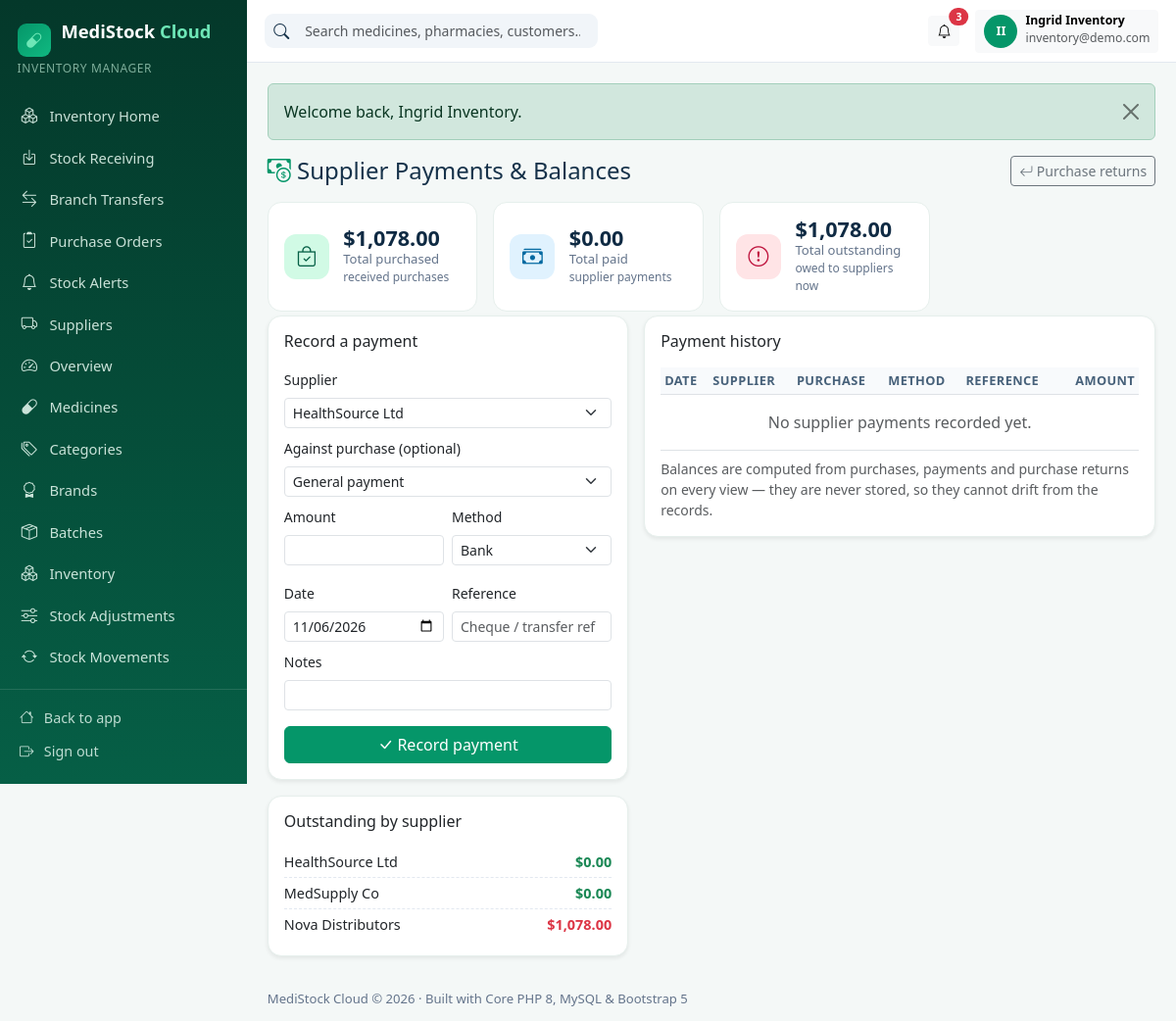
Page /admin/supplier-payments.php (signed in) on the earlier database version.
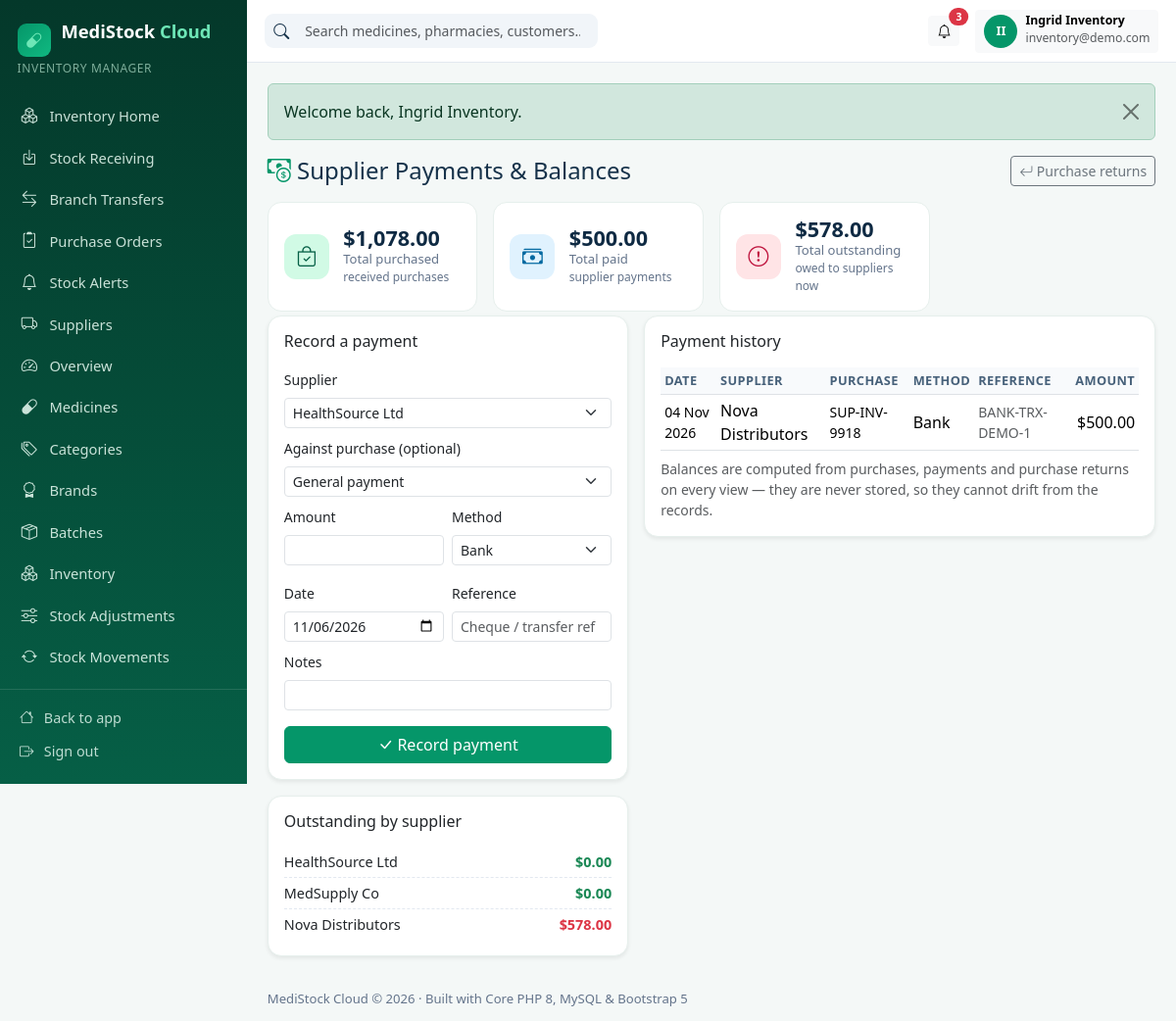
Same page on the later database version.
### tables this page shows
CREATE TABLE IF NOT EXISTS users (
    id                        INT UNSIGNED AUTO_INCREMENT PRIMARY KEY,
    tenant_id                 INT UNSIGNED NULL,           
    role_id                   INT UNSIGNED NOT NULL,
    name                      VARCHAR(120) NOT NULL,
    email                     VARCHAR(190) NOT NULL UNIQUE,
    password_hash             VARCHAR(255) NOT NULL,
    phone                     VARCHAR(40)  NULL,
    status                    ENUM('active','inactive','invited') NOT NULL DEFAULT 'active',
    email_verified_at         DATETIME NULL,
    email_verification_token  VARCHAR(100) NULL,
    invitation_token          VARCHAR(100) NULL,
    invited_at                DATETIME NULL,
    last_login_at             DATETIME NULL,
    created_at                TIMESTAMP NULL,
    updated_at                TIMESTAMP NULL,
    deleted_at                TIMESTAMP NULL,
    INDEX idx_users_tenant (tenant_id),
    CONSTRAINT fk_users_tenant FOREIGN KEY (tenant_id) REFERENCES tenants (id) ON DELETE CASCADE,
    CONSTRAINT fk_users_role   FOREIGN KEY (role_id)   REFERENCES roles (id)   ON DELETE RESTRICT
);

CREATE TABLE IF NOT EXISTS roles (
    id          INT UNSIGNED AUTO_INCREMENT PRIMARY KEY,
    `key`       VARCHAR(50)  NOT NULL UNIQUE,
    name        VARCHAR(100) NOT NULL,
    description VARCHAR(255) NULL,
    created_at  TIMESTAMP NULL,
    updated_at  TIMESTAMP NULL
);

CREATE TABLE IF NOT EXISTS suppliers (
    id             INT UNSIGNED AUTO_INCREMENT PRIMARY KEY,
    tenant_id      INT UNSIGNED NOT NULL,
    name           VARCHAR(160) NOT NULL,
    contact_person VARCHAR(120) NULL,
    email          VARCHAR(190) NULL,
    phone          VARCHAR(40)  NULL,
    address        VARCHAR(255) NULL,
    payment_terms  VARCHAR(80)  NULL,
    status         ENUM('active','inactive') NOT NULL DEFAULT 'active',
    created_at     TIMESTAMP NULL,
    updated_at     TIMESTAMP NULL,
    deleted_at     TIMESTAMP NULL,
    INDEX idx_sup_tenant (tenant_id, name),
    CONSTRAINT fk_sup_tenant FOREIGN KEY (tenant_id) REFERENCES tenants (id) ON DELETE CASCADE
);

CREATE TABLE IF NOT EXISTS supplier_payments (
    id          INT UNSIGNED AUTO_INCREMENT PRIMARY KEY,
    tenant_id   INT UNSIGNED NOT NULL,
    supplier_id INT UNSIGNED NOT NULL,
    purchase_id INT UNSIGNED NULL,
    amount      DECIMAL(12,2) NOT NULL,
    method      ENUM('cash','card','bank','mobile') NOT NULL DEFAULT 'bank',
    reference   VARCHAR(100) NULL,
    paid_at     DATE NOT NULL,
    notes       VARCHAR(255) NULL,
    created_by  INT UNSIGNED NULL,
    created_at  TIMESTAMP NULL,
    updated_at  TIMESTAMP NULL,
    INDEX idx_spay_tenant (tenant_id, supplier_id, paid_at),
    CONSTRAINT fk_spay_tenant   FOREIGN KEY (tenant_id)   REFERENCES tenants (id)   ON DELETE CASCADE,
    CONSTRAINT fk_spay_supplier FOREIGN KEY (supplier_id) REFERENCES suppliers (id) ON DELETE RESTRICT,
    CONSTRAINT fk_spay_purchase FOREIGN KEY (purchase_id) REFERENCES purchases (id) ON DELETE SET NULL,
    CONSTRAINT fk_spay_user     FOREIGN KEY (created_by)  REFERENCES users (id)     ON DELETE SET NULL
);

CREATE TABLE IF NOT EXISTS purchases (
    id                INT UNSIGNED AUTO_INCREMENT PRIMARY KEY,
    tenant_id         INT UNSIGNED NOT NULL,
    branch_id         INT UNSIGNED NOT NULL,
    supplier_id       INT UNSIGNED NOT NULL,
    invoice_reference VARCHAR(80) NULL,
    total_amount      DECIMAL(12,2) NOT NULL DEFAULT 0,
    status            ENUM('received','cancelled') NOT NULL DEFAULT 'received',
    purchased_by      INT UNSIGNED NULL,
    created_at        TIMESTAMP NULL,
    updated_at        TIMESTAMP NULL,
    INDEX idx_pur_tenant (tenant_id, created_at),
    CONSTRAINT fk_pur_tenant   FOREIGN KEY (tenant_id)   REFERENCES tenants (id)   ON DELETE CASCADE,
    CONSTRAINT fk_pur_branch   FOREIGN KEY (branch_id)   REFERENCES branches (id)  ON DELETE RESTRICT,
    CONSTRAINT fk_pur_supplier FOREIGN KEY (supplier_id) REFERENCES suppliers (id) ON DELETE RESTRICT,
    CONSTRAINT fk_pur_user     FOREIGN KEY (purchased_by) REFERENCES users (id)    ON DELETE SET NULL
);

### app/helpers.php (called while the page is built, shortened)
<?php
function e($value): string
{
    return htmlspecialchars((string)($value ?? ''), ENT_QUOTES, 'UTF-8');
}
function url(string $path = ''): string
{
    $app = $GLOBALS['app_config'] ?? ['url' => ''];
    return rtrim($app['url'], '/') . '/' . ltrim($path, '/');
}
function asset(string $path): string
{
    return url('assets/' . ltrim($path, '/'));
}
function money($amount): string
{
    $currency = ($GLOBALS['app_config']['currency'] ?? 'USD');
    $symbol = ['USD' => '$', 'EUR' => '€', 'GBP' => '£', 'PKR' => 'Rs '][$currency] ?? ($currency . ' ');
    return $symbol . number_format((float)$amount, 2);
}
function fmt_date($value, string $format = 'd M Y'): string
{
    $ts = strtotime((string)$value);
    return $ts ? date($format, $ts) : '—';
}
function current_user(): ?array
{
    static $user = false;
    if ($user !== false) {
        return $user ?: null;
    }
    $stmt = db()->prepare(
        'SELECT u.*, r.key AS role_key, r.name AS role_name
           FROM users u JOIN roles r ON r.id = u.role_id
          WHERE u.id = ? AND u.deleted_at IS NULL LIMIT 1'
    );
    $stmt->execute([$_SESSION['user_id']]);
    $row = $stmt->fetch();
    $user = $row ?: null;
    return $user;
}
function tenant_id(): ?int
{
    $u = current_user();
    return $u && $u['tenant_id'] !== null ? (int)$u['tenant_id'] : null;
}
function is_super_admin(): bool
{
    $u = current_user();
    return $u !== null && $u['role_key'] === 'super_admin';
}
function require_login(): array
{
    $u = current_user();
    return $u;
}
function require_tenant(): array
{
    $u = require_login();
    $tid = tenant_id();
    $stmt = db()->prepare('SELECT status FROM tenants WHERE id = ? LIMIT 1');
    $stmt->execute([$tid]);
    return $u;
}

### config/database.php (called while the page is built)
<?php
return [
    'driver'    => 'mysql',
    'host'      => getenv('DB_HOST') ?: '127.0.0.1',
    'port'      => getenv('DB_PORT') ?: '3306',
    'database'  => getenv('DB_DATABASE') ?: 'medistock_cloud',
    'username'  => getenv('DB_USERNAME') ?: 'root',
    'password'  => getenv('DB_PASSWORD') ?: '',
    'charset'   => 'utf8mb4',
    'collation' => 'utf8mb4_unicode_ci',
];

### app/Database.php (called while the page is built)
<?php
final class Database
{
    private static ?PDO $instance = null;
    public static function connection(): PDO
    {
        if (self::$instance instanceof PDO) {
            return self::$instance;
        }
        $config = require dirname(__DIR__) . '/config/database.php';
        $dsn = sprintf(
            '%s:host=%s;port=%s;dbname=%s;charset=%s',
            $config['driver'],
            $config['host'],
            $config['port'],
            $config['database'],
            $config['charset']
        );
        self::$instance = new PDO($dsn, $config['username'], $config['password'], [
            PDO::ATTR_ERRMODE            => PDO::ERRMODE_EXCEPTION,
            PDO::ATTR_DEFAULT_FETCH_MODE => PDO::FETCH_ASSOC,
            PDO::ATTR_EMULATE_PREPARES   => false,
        ]);
        return self::$instance;
    }
}
function db(): PDO
{
    return Database::connection();
}

### app/StockService.php (called while the page is built, shortened)
<?php
final class StockService
{
    public static function supplierBalance(int $tenantId, int $supplierId): float
    {
        $pdo = db();
        $bought = $pdo->prepare('SELECT COALESCE(SUM(total_amount), 0) FROM purchases WHERE tenant_id = ? AND supplier_id = ? AND status = "received"');
        $bought->execute([$tenantId, $supplierId]);
        $paid = $pdo->prepare('SELECT COALESCE(SUM(amount), 0) FROM supplier_payments WHERE tenant_id = ? AND supplier_id = ?');
        $paid->execute([$tenantId, $supplierId]);
        $returned = $pdo->prepare('SELECT COALESCE(SUM(total_amount), 0) FROM purchase_returns WHERE tenant_id = ? AND supplier_id = ? AND status = "completed"');
        $returned->execute([$tenantId, $supplierId]);
        return round((float)$bought->fetchColumn() - (float)$paid->fetchColumn() - (float)$returned->fetchColumn(), 2);
    }
}

### public/admin/supplier-payments.php (the view, shortened to what the rows shown need)
<?php
$user = require_tenant();
$tid = tenant_id();
$pdo = db();
$suppliers = $pdo->prepare('SELECT id, name FROM suppliers WHERE tenant_id = ? AND deleted_at IS NULL ORDER BY name');
$suppliers->execute([$tid]);
$suppliers = $suppliers->fetchAll();
$balances = [];
foreach ($suppliers as $s) {
    $bal = StockService::supplierBalance($tid, (int)$s['id']);
    $balances[] = ['supplier' => $s, 'balance' => $bal];
}
$history = $pdo->prepare(
    'SELECT sp.*, s.name AS supplier_name, p.invoice_reference FROM supplier_payments sp
       JOIN suppliers s ON s.id = sp.supplier_id LEFT JOIN purchases p ON p.id = sp.purchase_id
      WHERE sp.tenant_id = ? ORDER BY sp.id DESC LIMIT 30'
);
$history->execute([$tid]);
$history = $history->fetchAll();
admin_header('Supplier Payments', 'admin/supplier-payments.php');
?>
<div class="row g-3">
  <div class="col-lg-5">
    <div class="card shadow-sm"><div class="card-body">
      <?php foreach ($balances as $b): ?>
        <div class="kv-row"><span><?= e($b['supplier']['name']) ?></span><strong class="<?= $b['balance'] > 0 ? 'text-danger' : 'text-success' ?>"><?= money($b['balance']) ?></strong></div>
      <?php endforeach; ?>
    </div></div>
  </div>
  <div class="col-lg-7">
    <div class="card shadow-sm"><div class="card-body">
      <div class="table-responsive"><table class="table table-sm table-hover align-middle mb-0">
        <thead><tr><th>Date</th><th>Supplier</th><th>Purchase</th><th>Method</th><th>Reference</th><th class="text-end">Amount</th></tr></thead>
        <tbody>
        <?php foreach ($history as $h): ?>
          <tr><td class="small"><?= e(fmt_date($h['paid_at'])) ?></td><td><?= e($h['supplier_name']) ?></td>
          <td class="small"><?= e($h['invoice_reference'] ?? '—') ?></td><td><?= e(ucfirst($h['method'])) ?></td>
          <td class="small text-muted"><?= e($h['reference'] ?? '') ?></td><td class="text-end"><?= money((float)$h['amount']) ?></td></tr>
        <?php endforeach; ?>
        </tbody>
      </table></div>
    </div></div>
  </div>
</div>
<?php admin_footer(); ?>

### app/View.php (shortened to what the rows shown need)
<?php
function admin_menu(): array
{
    $role = current_user()['role_key'] ?? '';
    $posHref = in_array($role, ['cashier', 'pharmacist'], true) ? 'cashier/pos.php' : 'admin/pos.php';
    $items = [
        ['admin/dashboard.php', 'bi-speedometer2', 'Overview', 'dashboard.view'],
        [$posHref, 'bi-upc-scan', 'Pharmacy POS', 'pos.access'],
        ['admin/sales.php', 'bi-cart-check', 'Sales', 'sales.view'],
        ['admin/returns.php', 'bi-arrow-counterclockwise', 'Sales Returns', 'sales.manage'],
        ['admin/medicines.php', 'bi-capsule', 'Medicines', 'medicines.view'],
        ['admin/categories.php', 'bi-tags', 'Categories', 'medicines.view'],
        ['admin/brands.php', 'bi-award', 'Brands', 'medicines.view'],
        ['admin/batches.php', 'bi-box-seam', 'Batches', 'stock.view'],
        ['admin/inventory.php', 'bi-boxes', 'Inventory', 'stock.view'],
        ['admin/adjustments.php', 'bi-sliders', 'Stock Adjustments', 'stock.adjust'],
        ['admin/movements.php', 'bi-arrow-repeat', 'Stock Movements', 'stock.view'],
        ['admin/transfers.php', 'bi-arrow-left-right', 'Branch Transfers', 'stock.view'],
        ['admin/expiry.php', 'bi-calendar-x', 'Expiry Management', 'stock.view'],
        ['admin/lowstock.php', 'bi-exclamation-triangle', 'Low Stock Alerts', 'stock.view'],
        ['admin/purchases.php', 'bi-bag-plus', 'Purchases', 'purchases.manage'],
        ['admin/purchase-orders.php', 'bi-clipboard2-check', 'Purchase Orders', 'purchases.manage'],
        ['admin/suppliers.php', 'bi-truck', 'Suppliers', 'suppliers.manage'],
        ['admin/supplier-payments.php', 'bi-cash-coin', 'Supplier Payments', 'purchases.manage'],
        ['admin/customers.php', 'bi-person-heart', 'Customers', 'customers.manage'],
        ['admin/prescriptions.php', 'bi-file-earmark-medical', 'Prescriptions', 'prescriptions.manage'],
        ['admin/expenses.php', 'bi-wallet2', 'Expenses', 'expenses.manage'],
        ['admin/staff.php', 'bi-people', 'Staff', 'staff.manage'],
        ['admin/branches.php', 'bi-diagram-3', 'Branches', 'branches.manage'],
        ['admin/reports.php', 'bi-graph-up', 'Reports & Analytics', 'reports.view'],
        ['admin/subscription.php', 'bi-stars', 'Subscription', 'billing.manage'],
        ['admin/settings.php', 'bi-gear', 'Settings', 'settings.manage'],
    ];
    $items = array_values(array_filter($items, static fn($i) => $i[3] === null || can($i[3])));
    $roleItems = match ($role) {
        'pharmacist' => [
            ['pharmacist/dashboard.php', 'bi-clipboard2-pulse', 'Pharmacist Home', null],
            ['pharmacist/prescriptions.php', 'bi-file-earmark-medical', 'My Prescriptions', null],
            ['pharmacist/medicines.php', 'bi-search-heart', 'Medicine Search', null],
            ['pharmacist/dispensing.php', 'bi-clipboard-check', 'Dispensing Records', null],
            ['pharmacist/sales.php', 'bi-receipt', 'Sales History', null],
        ],
        'cashier' => [
            ['cashier/dashboard.php', 'bi-cash-register', 'Cashier Home', null],
            ['cashier/sales.php', 'bi-receipt', 'My Sales', null],
        ],
        'inventory_manager' => [
            ['inventory/dashboard.php', 'bi-boxes', 'Inventory Home', null],
            ['inventory/receiving.php', 'bi-box-arrow-in-down', 'Stock Receiving', null],
            ['inventory/transfers.php', 'bi-arrow-left-right', 'Branch Transfers', null],
            ['inventory/purchase-orders.php', 'bi-clipboard2-check', 'Purchase Orders', null],
            ['inventory/alerts.php', 'bi-bell', 'Stock Alerts', null],
            ['inventory/suppliers.php', 'bi-truck', 'Suppliers', null],
        ],
        default => [],
    };
    return array_merge($roleItems, $items);
}
function admin_header(string $title, string $active = ''): void
{
    $u = current_user();
    ?>
<!DOCTYPE html>
<html lang="en">
<head>
<link href="https://cdn.jsdelivr.net/npm/bootstrap@5.3.3/dist/css/bootstrap.min.css" rel="stylesheet">
<link href="https://cdn.jsdelivr.net/npm/bootstrap-icons@1.11.3/font/bootstrap-icons.min.css" rel="stylesheet">
<link href="<?= asset('css/style.css') ?>" rel="stylesheet">
</head>
<body class="admin-body">
<div class="admin-wrapper">
  <aside class="admin-sidebar" id="adminSidebar">
    <div class="sidebar-brand"><span class="brand-badge"><i class="bi bi-capsule"></i></span> MediStock <span>Cloud</span></div>
    <div class="sidebar-role"><?= e(is_super_admin() ? 'Platform Super Admin' : ($u['role_name'] ?? '')) ?></div>
    <nav class="sidebar-nav">
      <?php foreach (admin_menu() as [$href, $icon, $label, $perm]): ?>
        <a href="<?= url($href) ?>" class="<?= $active === $href ? 'active' : '' ?>"><i class="bi <?= e($icon) ?>"></i> <span><?= e($label) ?></span></a>
      <?php endforeach; ?>
    </nav>
    <div class="sidebar-footer">
      <a href="<?= url(is_super_admin() ? 'index.php' : 'admin/index.php') ?>"><i class="bi bi-house"></i> <span>Back to app</span></a>
      <a href="<?= url('logout.php') ?>"><i class="bi bi-box-arrow-right"></i> <span>Sign out</span></a>
    </div>
  </aside>
  <div class="admin-main">
    <header class="admin-topbar">
      <div class="ms-auto d-flex align-items-center gap-3">
        <div class="dropdown">
          <button class="btn btn-sm btn-light d-flex align-items-center gap-2" data-bs-toggle="dropdown">
            <span class="d-none d-md-inline text-start"><strong class="d-block small lh-1"><?= e($u['name'] ?? '') ?></strong><small class="text-muted"><?= e($u['email'] ?? '') ?></small></span>
          </button>
        </div>
      </div>
    </header>
    <main class="admin-content">
<?php
}
function admin_footer(): void
{
    ?>
    </main>
  </div>
</div>
</body>
</html>
<?php
}

Differences in the rows shown:
computed for suppliers "Nova Distributors": balance "$1,078.00" → "$578.00"
added supplier_payments: paid_at "04 Nov 2026", supplier.name "Nova Distributors", purchase.invoice_reference "SUP-INV-9918", method "Bank", reference "BANK-TRX-DEMO-1", amount "$500.00"
Other differences:
$value: "$1,078.00 $0.00 $1,078.00" → "$1,078.00 $500.00 $578.00"
text no longer shown: "No supplier payments recorded yet."
